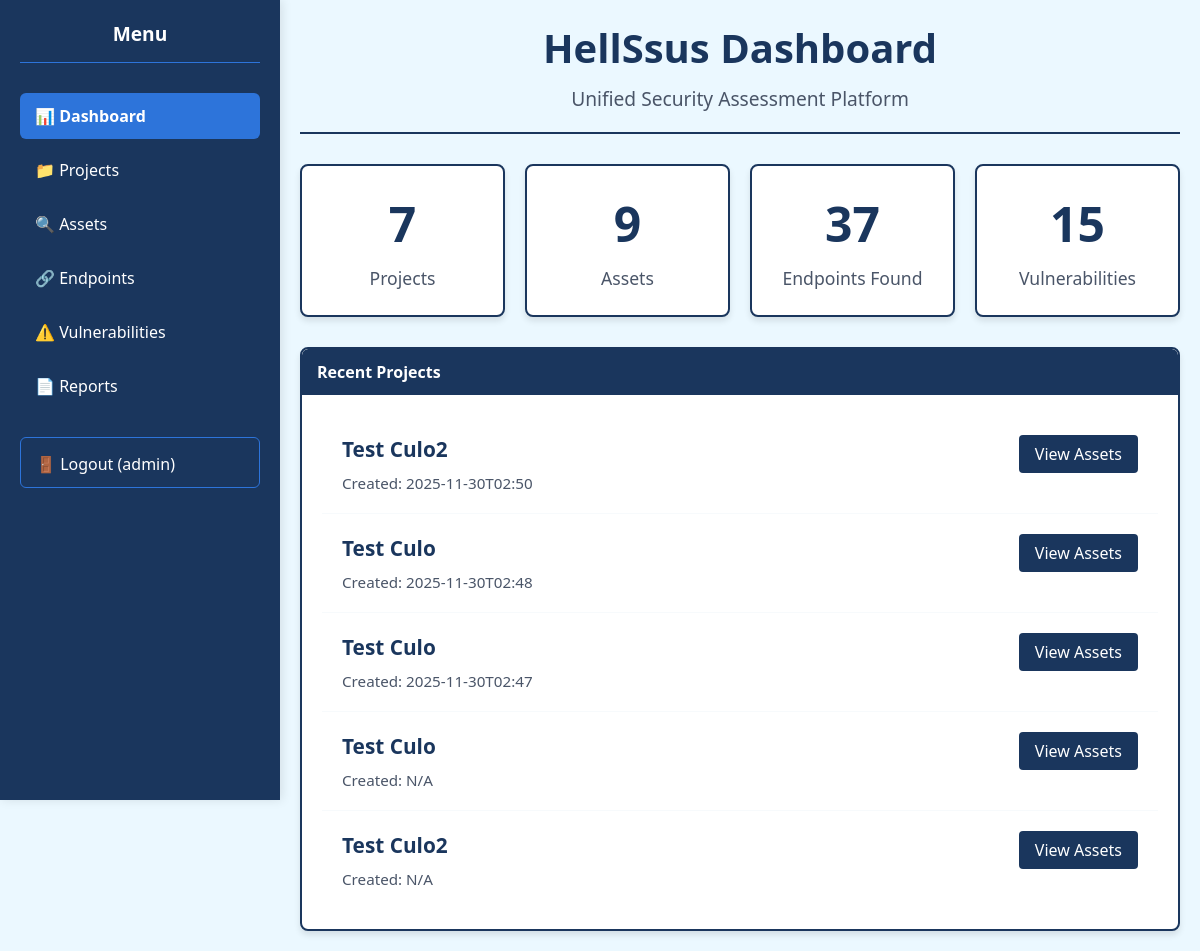
The page / (signed in) on the database its author committed.
### tables this page shows
CREATE TABLE projects (
            id INTEGER PRIMARY KEY AUTOINCREMENT,
            name TEXT NOT NULL,
            created_date TEXT,
            description TEXT
        );

### dashboard/app.py (the view)
@app.route('/')
@role_required('viewer')
def index():
    conn = get_db_connection()
    projects_count = conn.execute('SELECT COUNT(*) FROM projects').fetchone()[0]
    assets_count = conn.execute('SELECT COUNT(*) FROM assets').fetchone()[0]
    vulnerabilities_count = conn.execute('SELECT COUNT(*) FROM vulnerabilities').fetchone()[0]
    endpoints_count = conn.execute('SELECT COUNT(*) FROM endpoints').fetchone()[0]
    recent_projects = conn.execute(
        'SELECT id, name, created_date FROM projects ORDER BY created_date DESC LIMIT 5'
    ).fetchall()
    conn.close()
    return render_template('index.html',
                         projects_count=projects_count,
                         assets_count=assets_count,
                         endpoints_count=endpoints_count,
                         vulnerabilities_count=vulnerabilities_count,
                         recent_projects=recent_projects)

### dashboard/app.py (called while the page is built)
@app.context_processor
def inject_config():
    return {
        'allow_register': app.config['ALLOW_REGISTER'],
        'debug_mode': app.config['DEBUG']
    }

def get_db_connection():
    base_dir = os.path.dirname(os.path.dirname(os.path.abspath(__file__)))
    db_path = os.path.join(base_dir, 'database', 'hellSsus.db')
    conn = sqlite3.connect(db_path)
    conn.row_factory = sqlite3.Row
    return conn

### dashboard/templates/index.html
{% extends "base.html" %}
{% block content %}
<div class="dashboard-container">
    <div class="header">
        <h1>HellSsus Dashboard</h1>
        <p>Unified Security Assessment Platform</p>
    </div>
    <div class="stats">
        <div class="stat-card">
            <div class="stat-number">{{ projects_count }}</div>
            <div class="stat-label">Projects</div>
        </div>
        <div class="stat-card">
            <div class="stat-number">{{ assets_count }}</div>
            <div class="stat-label">Assets</div>
        </div>
        <div class="stat-card">
            <div class="stat-number">{{ endpoints_count }}</div>
            <div class="stat-label">Endpoints Found</div>
        </div>
        <div class="stat-card">
            <div class="stat-number">{{ vulnerabilities_count }}</div>
            <div class="stat-label">Vulnerabilities</div>
        </div>
    </div>
    <div class="table-container" style="margin-top: 30px;">
        <div style="background: var(--dark-blue); color: white; padding: 12px 15px; border-radius: 6px 6px 0 0; font-weight: bold;">
            Recent Projects
        </div>
        <div style="padding: 20px;">
            {% for project in recent_projects %}
            <div class="project-item">
                <div class="project-info">
                    <strong>{{ project.name }}</strong>
                    <div class="project-details">
                        <small>Created: {{ project.created_date[:16] if project.created_date else 'N/A' }}</small>
                    </div>
                </div>
                <div class="project-actions">
                    <a href="/assets?project={{ project.id }}" class="btn-view">View Assets</a>
                </div>
            </div>
            {% endfor %}
        </div>
    </div>
</div>
{% endblock %}

### dashboard/static/css/style.css (style rules this page uses)
:root { --dark-blue: #1a365d; --medium-blue: #2d74da; --light-blue: #ebf8ff; --white: #ffffff; --light-gray: #f7fafc; --gray: #4a5568; }
* { margin: 0; padding: 0; box-sizing: border-box; }
body { font-family: 'Segoe UI', Tahoma, Geneva, Verdana, sans-serif; background: var(--light-blue); color: var(--gray); }
.dashboard-container { max-width: 1200px; margin: 0 auto; }
.header { text-align: center; border-bottom: 2px solid var(--dark-blue); padding-bottom: 20px; margin-bottom: 30px; }
.header h1 { font-size: 2.5em; color: var(--dark-blue); margin-bottom: 10px; }
.header p { font-size: 1.2em; color: var(--gray); }
.stats { display: grid; grid-template-columns: repeat(auto-fit, minmax(200px, 1fr)); gap: 20px; margin-bottom: 30px; }
.stat-card { background: var(--white); padding: 25px; border-radius: 8px; border: 2px solid var(--dark-blue); text-align: center; box-shadow: 0 4px 6px rgba(0,0,0,0.1); }
.stat-number { font-size: 3em; font-weight: bold; color: var(--dark-blue); margin-bottom: 10px; }
.stat-label { font-size: 1.1em; font-weight: 500; color: var(--gray); }
.project-item { padding: 15px; border-bottom: 1px solid var(--light-gray); display: flex; justify-content: space-between; align-items: center; }
.project-item:last-child { border-bottom: none; }
.table-container { background: var(--white); border-radius: 8px; border: 2px solid var(--dark-blue); box-shadow: 0 4px 6px rgba(0,0,0,0.1); overflow: hidden; }
.btn-view { background: var(--dark-blue); color: white; padding: 8px 16px; border-radius: 4px; text-decoration: none; display: inline-block; }
.project-item { display: flex; justify-content: space-between; align-items: flex-start; padding: 20px; border-bottom: 1px solid var(--light-gray); }
.project-info { flex: 1; }
.project-info strong { color: var(--dark-blue); font-size: 1.3em; display: block; margin-bottom: 10px; }
.project-details { display: flex; flex-direction: column; gap: 5px; }
.project-details small { color: var(--gray); font-size: 0.95em; }
.project-actions { flex-shrink: 0; }

### rows shown on the page
projects: name "Test Culo2", created_date "2025-11-30T02:50"
projects: name "Test Culo", created_date "2025-11-30T02:48"
projects: name "Test Culo", created_date "2025-11-30T02:47"
projects: name "Test Culo", created_date "N/A"
projects: name "Test Culo2", created_date "N/A"

### other values the page prints
{{ session.username }} "admin"
{{ projects_count }} "7"
{{ assets_count }} "9"
{{ endpoints_count }} "37"
{{ vulnerabilities_count }} "15"
